Frame 1 (no input): blank canvas, image omitted
Frame 60 (the mouse pressed at the canvas centre just before this capture): blank canvas, image omitted
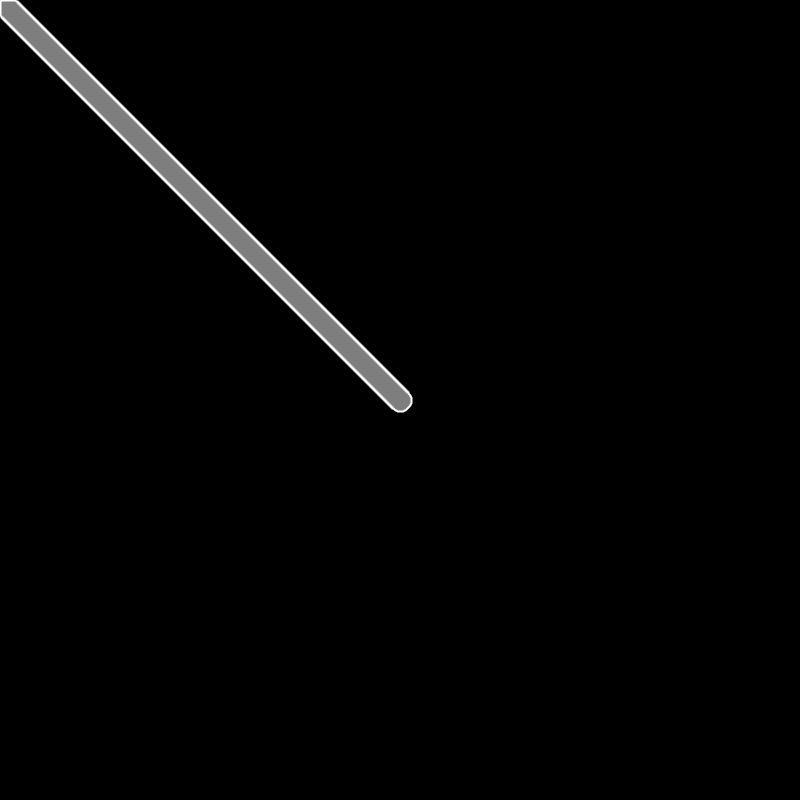
Frame 120 (the mouse held since frame 60 and released just before this capture)

The Processing sketch whose frames 1 and 60 were blank and that drew this single picture after the mouse press (run headless with seeded random() and noise(); from frame 60 on, the mouse is pressed at the canvas centre):

// Processing sketch: Polygon_from_Raster_with_Marching_Square
// ── Polygon_from_Raster_with_Marching_Square.pde
//based on this code 
// https://thecodingtrain.com/challenges/coding-in-the-cabana/005-marching-squares.html
PImage img;
PGraphics canvas;
boolean[][] checkout;
int scaling = 1;
color white;
color black;
ArrayList<PVector> points = new ArrayList<PVector>();
int marchdir = 0;//0= ^up 1= >right 2= \/down 3= <left 
int ix, iy;
float threshold = 1;
PVector a, b, c, d;

void setup() {
  size(800, 800);
  canvas = createGraphics(width/scaling, height/scaling);
  checkout = new boolean[canvas.width][canvas.height];
  colorMode(RGB, 255, 255, 255, 1);
  //image(img, 0, 0, width, height);

  white = color(255);
  black = color(0);
  //noSmooth();

  background(255);
  canvas.beginDraw();
  //canvas.noSmooth();
  //canvas.noStroke();
  canvas.fill(0);
  canvas.background(black);
  canvas.strokeWeight(20);
  canvas.stroke(white);
  //canvas.stroke(0);//set brush color
  canvas.endDraw();
}

void draw() {
  background(black);
  //image(canvas, 0, 0);
  canvas.beginDraw();
  canvas.noSmooth();
  //noSmooth();


  if (mousePressed) {
    canvas.line(pmouseX/scaling, pmouseY/scaling, mouseX/scaling, mouseY/scaling);
  }
  canvas.endDraw();
  tint(255, 0.5);
  image(canvas, 0, 0, width, height);
  stroke(255);
  marchingSquare();

}

void marchingSquare() {
  fillEdge();
  checkout = new boolean[canvas.width][canvas.height];
  for (int i=0; i<canvas.pixels.length; i++) {
    ix = i%canvas.width;
    iy = i/canvas.width;


    if (ix==canvas.width-1 || iy==canvas.height-1)continue;
    int c00 = brightness(canvas.pixels[iy*canvas.width+ix]) < threshold ? 0 : 1;//00, 10
    int c10 = brightness(canvas.pixels[iy*canvas.width+ix+1]) < threshold ? 0 : 1;//01, 11
    int c11 = brightness(canvas.pixels[(iy+1)*canvas.width+ix+1]) < threshold ? 0 : 1;
    int c01 = brightness(canvas.pixels[(iy+1)*canvas.width+ix]) < threshold ? 0 : 1;

    if (checkout[ix][iy] == false && c00 == 0 && c10 == 0 && c01 == 0 && c11 == 1) {
      //scanLoop
      stroke(255);
      strokeWeight(2);

      marchdir = 0;
      ArrayList<PVector> points = scanLoop();
      beginShape();noFill();//stroke();
      for(PVector point : points){
        vertex(point.x, point.y);
      }
      endShape(CLOSE);
    } else if (checkout[ix][iy] == false && c00 == 1 && c10 == 1 && c01 == 1 && c11 == 0) {
      //scanLoop
      stroke(255, 0, 0);
      strokeWeight(2);

      marchdir = 3;
      ArrayList<PVector> points = scanLoop();
      beginShape();noFill();//stroke();
      for(PVector point : points){
        vertex(point.x, point.y);
      }
      endShape(CLOSE);
    }
  }
}

ArrayList<PVector> scanLoop() {
  int six = ix;
  int siy = iy;
  int safety = 0;
  points = new ArrayList<PVector>();
  while (true) {
    float x = ix+0.5;
  float y= iy+0.5;
    int c00 = brightness(canvas.pixels[iy*canvas.width+ix]) < threshold ? 0 : 1;//00, 10
    int c10 = brightness(canvas.pixels[iy*canvas.width+ix+1]) < threshold ? 0 : 1;//01, 11
    int c11 = brightness(canvas.pixels[(iy+1)*canvas.width+ix+1]) < threshold ? 0 : 1;
    int c01 = brightness(canvas.pixels[(iy+1)*canvas.width+ix]) < threshold ? 0 : 1;
    float a_val = brightness(canvas.pixels[iy*canvas.width+ix]);
    float b_val = brightness(canvas.pixels[iy*canvas.width+ix+1]);
    float c_val = brightness(canvas.pixels[(iy+1)*canvas.width+ix+1]);
    float d_val = brightness(canvas.pixels[(iy+1)*canvas.width+ix]);
    int state = getState(c00, c10, c11, c01);
    a = new PVector();
      float amt = (threshold - a_val) / (b_val - a_val);
      a.x = lerp(x, x + 1, amt)*scaling;
      a.y = y*scaling;

      b = new PVector();
      amt = (threshold - b_val) / (c_val - b_val);
      b.x = (x + 1)*scaling;
      b.y = lerp(y, y + 1, amt)*scaling;

      c = new PVector();
      amt = (threshold - d_val) / (c_val - d_val);
      c.x = lerp(x, x + 1, amt)*scaling;
      c.y = (y + 1)*scaling;


      d = new PVector();
      amt = (threshold - a_val) / (d_val - a_val);
      d.x = x*scaling;
      d.y = lerp(y, y + 1, amt)*scaling;
    switch (state) {
    case 1:  
      //line(c, d);
      if (marchdir == 1) marchDir(2);
      else if (marchdir == 0) marchDir(3);
      break;
    case 2:  
      //line(b, c);
      checkout[ix][iy] = true;
      if (marchdir == 0) marchDir(1);
      else if (marchdir == 3) marchDir(2);
      break;
    case 3:  
      //line(b, d);
      if (marchdir == 1) marchDir(1);
      else if (marchdir == 3) marchDir(3);
      break;
    case 4:  
      //line(a, b);
      if (marchdir == 2) marchDir(1);
      else if (marchdir == 3) marchDir(0);
      break;
    case 5:  //render both but use only one at once
      //line(a, d);
      //line(b, c);
      checkout[ix][iy] = true;
      if (marchdir == 2) marchDir(3);
      else if (marchdir == 1) marchDir(0);
      else if (marchdir == 0) marchDir(1);
      else if (marchdir == 3) marchDir(2);
      break;
    case 6:  
      //line(a, c);
      if (marchdir == 0) marchDir(0);
      else if (marchdir == 2) marchDir(2);
      break;
    case 7:  
      //line(a, d);
      checkout[ix][iy] = true;
      if (marchdir == 2) marchDir(3);
      else if (marchdir == 1) marchDir(0);
      break;
    case 8:  
      //line(a, d);
      checkout[ix][iy] = true;
      if (marchdir == 2) marchDir(3);
      else if (marchdir == 1) marchDir(0);
      break;
    case 9:  
      //line(a, c);
      if (marchdir == 0) marchDir(0);
      else if (marchdir == 2) marchDir(2);
      break;
    case 10: 
//line(a, b);
      //line(c, d);
      if (marchdir == 2) marchDir(1);
      else if (marchdir == 3) marchDir(0);
      else if (marchdir == 1) marchDir(2);
      else if (marchdir == 0) marchDir(3);
      break;
    case 11: 
      //line(a, b);
      if (marchdir == 2) marchDir(1);
      else if (marchdir == 3) marchDir(0);
      break;
    case 12: 
      //line(b, d);
      if (marchdir == 1) marchDir(1);
      else if (marchdir == 3) marchDir(3);
      break;
    case 13: 
      //line(b, c);
      checkout[ix][iy] = true;
      if (marchdir == 0) marchDir(1);
      else if (marchdir == 3) marchDir(2);
      break;
    case 14: 
      //line(c, d);
      if (marchdir == 1) marchDir(2);
      else if (marchdir == 0) marchDir(3);
      break;
    }
    if (ix==six && iy==siy)break;
    if (safety++>=10000) {
      println("not safety", ix, iy);
      return null;
    }
  }
  return points;
}

void marchDir(int val) {
  marchdir = val;
  switch(val) {
  case 0:
    iy -= 1;
    points.add(a);
    break;
  case 1:
    ix += 1;
    points.add(b);
    break;
  case 2:
    iy += 1;
    points.add(c);
    break;
  case 3:
    ix -= 1;
    points.add(d);
    break;
  }
}

void fillEdge() {//fill edge with black to make calculation simple
  for (int i=0; i<canvas.width; i++) {
    canvas.pixels[i] = color(0);
    canvas.pixels[(canvas.height-1)*canvas.width+i] = color(0);
  }
  for (int i=0; i<canvas.height; i++) {
    canvas.pixels[i*canvas.width] = color(0);
    canvas.pixels[i*canvas.width+canvas.width-1] = color(0);
  }
}

int getState(int a, int b, int c, int d) {
  return a * 8 + b * 4  + c * 2 + d * 1;
}

void line(PVector a, PVector b) {
  line(a.x, a.y, b.x, b.y);
}
